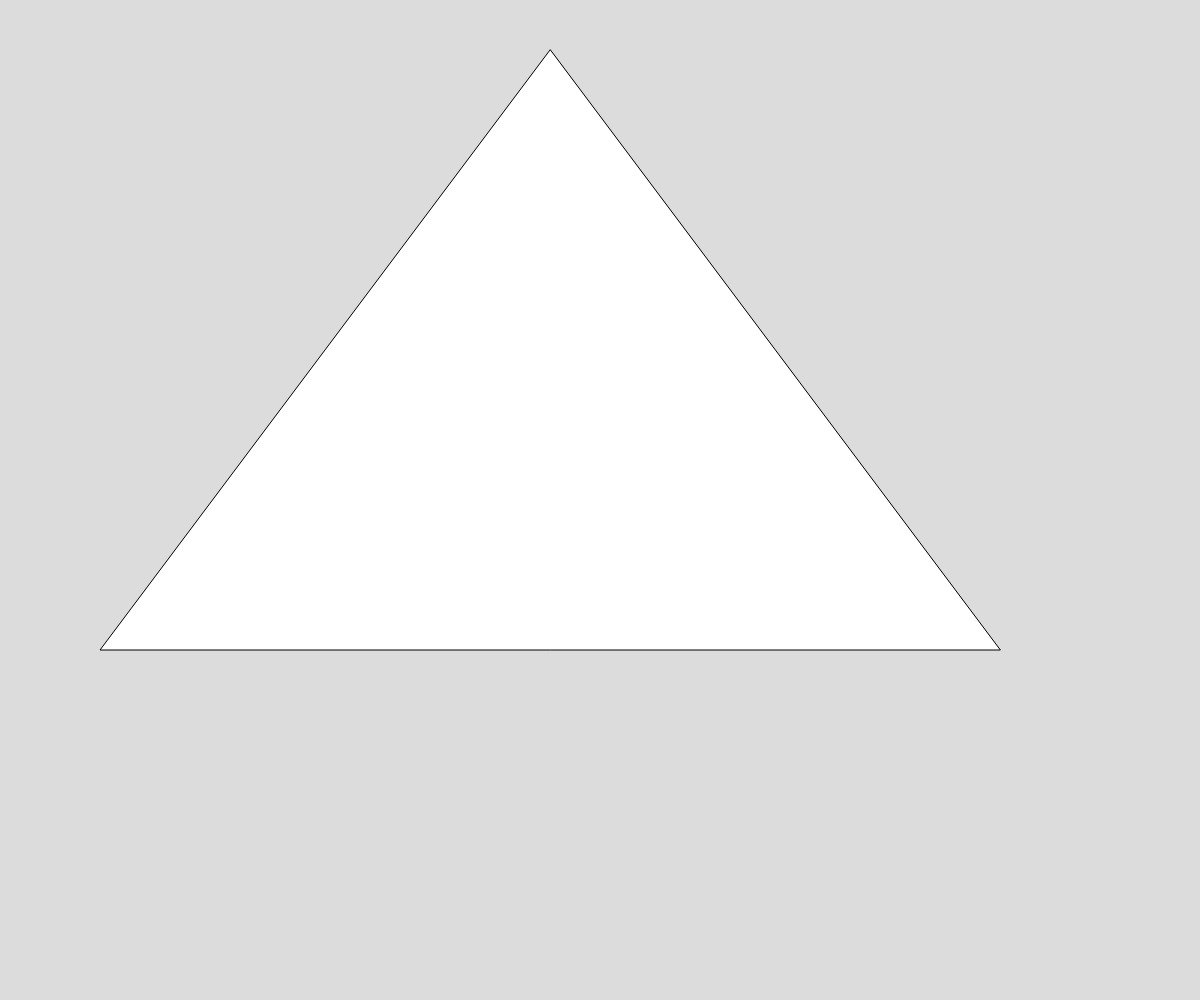
Frame 1 (no input)
Frame 60 (no input): identical to frame 1, image omitted
Frame 120 (the mouse pressed at the canvas centre since frame 60): identical to frame 1, image omitted

The p5.js sketch that drew this single still picture (run headless with seeded random() and noise() and a simulated clock; from frame 60 on, the mouse is pressed at the canvas centre):

// p5.js sketch
// ── sketch.js

let trianglePoints = [
  {x: 550, y: 50},
  {x: 100, y: 650},
  {x: 1000, y: 650}
];

function setup() {
  createCanvas(windowWidth, windowHeight);
}

function draw() {
  background(220);
  triangle(trianglePoints[0].x, trianglePoints[0].y, trianglePoints[1].x, trianglePoints[1].y, trianglePoints[2].x, trianglePoints[2].y);
}

function sierpinski() {
  
}
